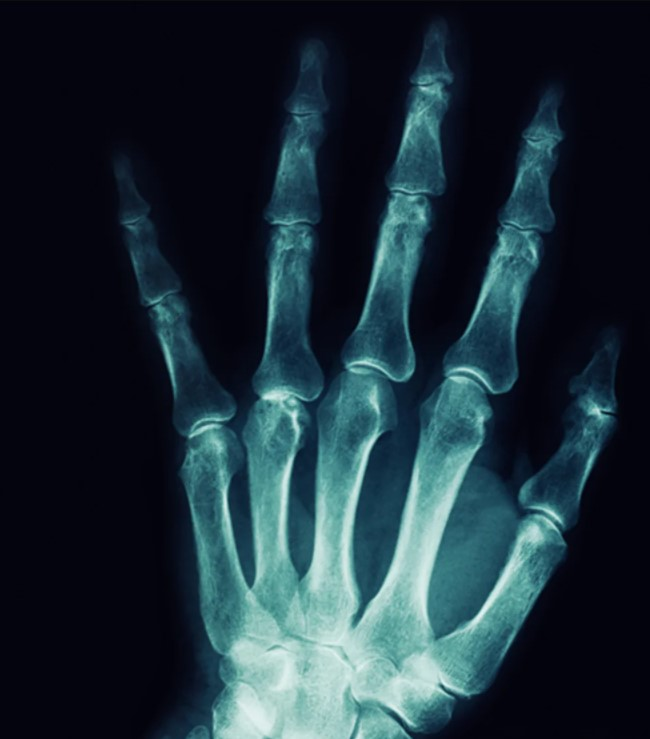
#> input picture week2/image4.jpg, 650 x 739 px
$ python gray_level_slicing.py
#> lines starting #> are read from the running program, lines starting #| are printed output that depends on the picture
# import io from scikit-image library
from skimage import io
# import color from scikit-image library
from skimage import color
# import util to convert image to 8-bit (img_as_ubyte) from scikit-image library
from skimage import util
# from matplotlib import pyplot
import matplotlib.pyplot as plt


# read image
img = io.imread(fname= 'image4.jpg' )
#> img is the input picture: shape (739, 650, 3); mean R, G, B 28.1, 46.2, 55.5

# convert RGB image to gray level
gimg = color.rgb2gray(img)
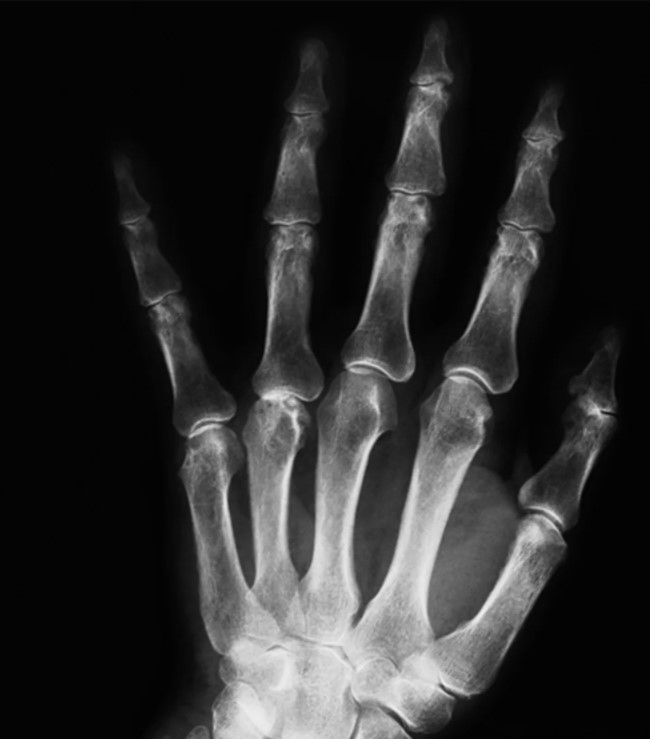
#> gimg: shape (739, 650) float64; min 0.00675, max 0.948, mean 0.169

# convert data type of image to 8-bit
r = util.img_as_ubyte(gimg)

# take copy of r
s = r.copy()

# for loop every pixel if pixel >= 20 and <= 50 then pixel = 200
for x in range(0,s.shape[0]):
    for y in range(0,s.shape[1]):
        if s[x][y] >= 20 and s[x][y] <= 50:
            s[x][y] = 200
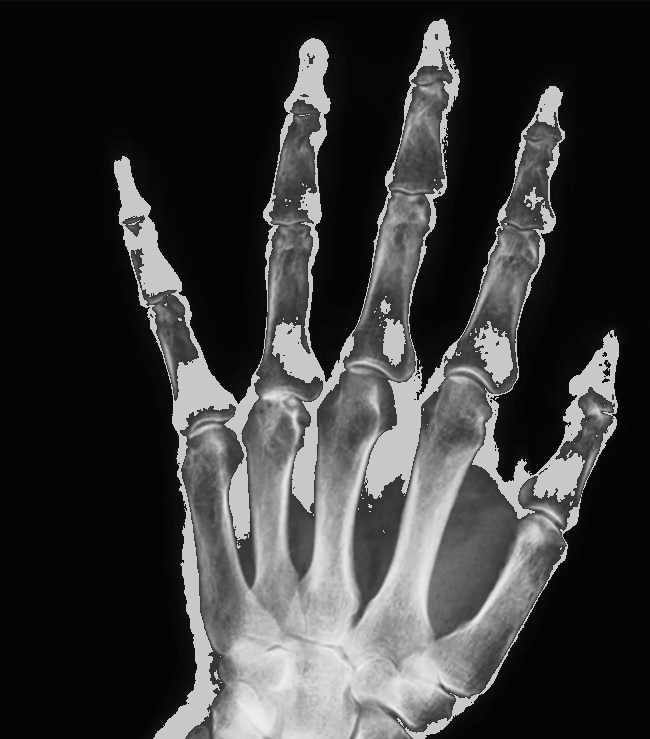
#> s: shape (739, 650); min 2, max 242, mean 57.4

# pass image to pyplot to show it later
plt.imshow(r, cmap='gray')
# put title for image
plt.title('before')
# show image
plt.show()

# pass image to pyplot to show it later
plt.hist(r.ravel())
# put title for image
plt.title('hist before')
# show image
plt.show()
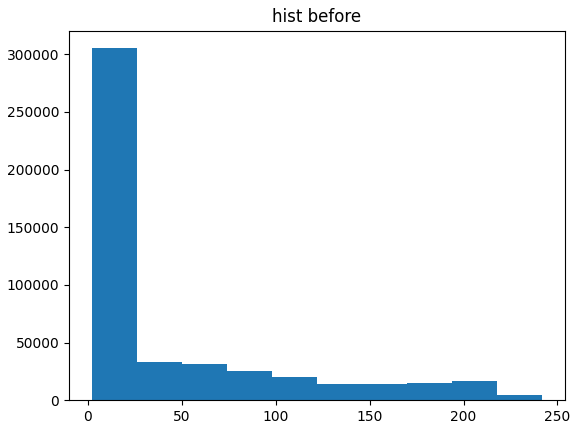
#> figure drawn by matplotlib, 1 panel; tallest bar 305276 high, from x = 2 to 26

# pass image to pyplot to show it later
plt.imshow(s, cmap='gray')
# put title for image
plt.title('after')
# show image
plt.show()


# pass image to pyplot to show it later
plt.hist(s.ravel())
# put title for image
plt.title('hist after')
# show image
plt.show()
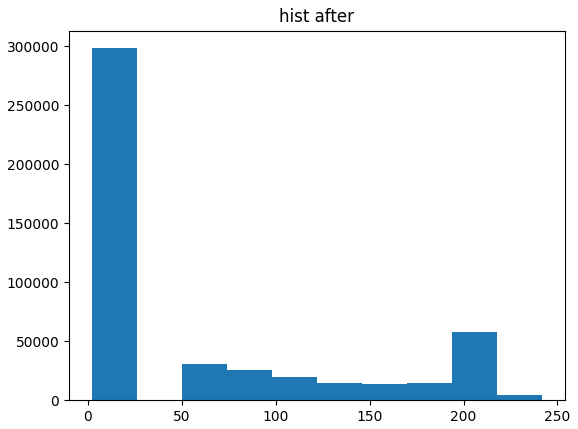
#> figure drawn by matplotlib, 1 panel; tallest bar 298343 high, from x = 2 to 26

$ run again, with week2/image2.jpg copied over week2/image4.jpg
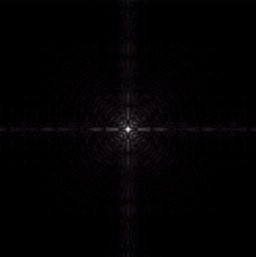
#> input picture week2/image2.jpg, 256 x 257 px
#> img is the input picture: shape (257, 256, 3); mean R, G, B 2.6, 1.8, 2.6
#> after the loop `for x in range(0,s.shape[0]):`:
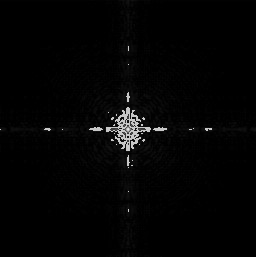
#> s: shape (257, 256); min 0, max 232, mean 4.1
#> `plt.show()`:
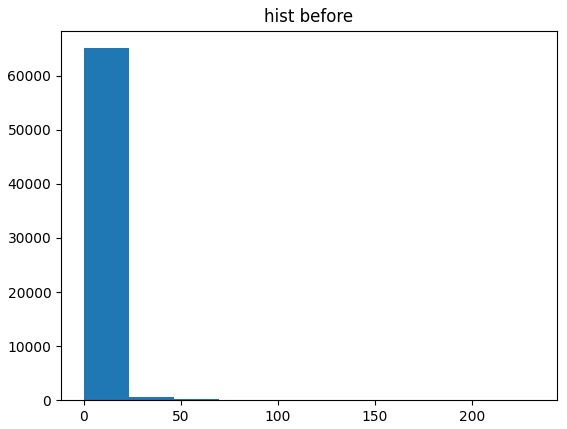
#> figure drawn by matplotlib, 1 panel; tallest bar 65080 high, from x = 1.78e-15 to 23.2
